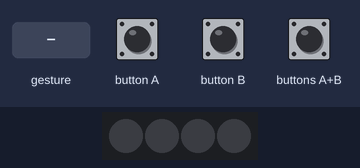
This program was run on a simulated BBC micro:bit (MakeCode). On the bench: 4 RGB LEDs in strip order, left to right. The inputs (shaded band) are chosen by the test bench. Dim RGB values are drawn brighter than linear; a tilt is held for 1.5 s and a shake lasts 1 s, then the board lies face up again.

Above: at 1.2 s.
1.3 s: button A pressed for 0.15 s
At 2.1 s:
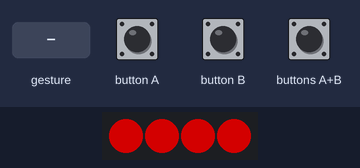
2.9 s: button B pressed for 0.15 s
At 3.3 s:
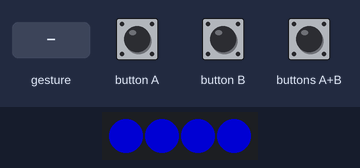
4.5 s: buttons A+B pressed for 0.15 s
At 5.7 s:
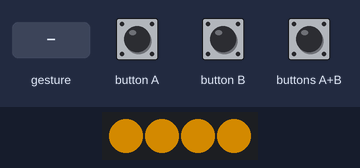
6.1 s: gesture 'shake'
At 7.5 s:
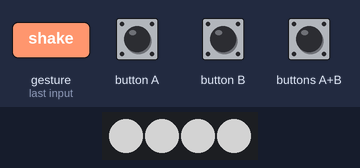
7.8 s: buttons A+B pressed for 1 s
At 9.5 s:
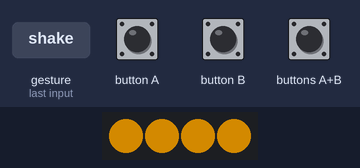
Timing chart, 0 to 11.0 s (numbered marks = the images above; inputs shaded):
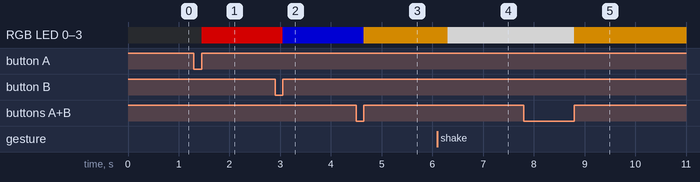

The program:

main.ts
```typescript
input.onButtonPressed(Button.A, function () {
    robotbit.rgb().showColor(neopixel.colors(NeoPixelColors.Red))
})
input.onGesture(Gesture.Shake, function () {
    robotbit.rgb().showColor(neopixel.colors(NeoPixelColors.White))
})
input.onButtonPressed(Button.AB, function () {
    robotbit.rgb().showColor(neopixel.colors(NeoPixelColors.Orange))
})
input.onButtonPressed(Button.B, function () {
    robotbit.rgb().showColor(neopixel.colors(NeoPixelColors.Blue))
})
basic.forever(function () {

})
```

test.ts
```typescript
// 在這裡測試；當此封包作為擴充功能時，將不會編譯此內容。
```

Measured:
- after the input at 1.3 s, RGB LED 0–3: off → RGB(127, 0, 0) after 0.15 s
- after the input at 2.9 s, RGB LED 0–3: RGB(127, 0, 0) → RGB(0, 0, 127) after 0.15 s
- after the input at 4.5 s, RGB LED 0–3: RGB(0, 0, 127) → RGB(127, 82, 0) after 0.15 s
- after the input at 6.1 s, RGB LED 0–3: RGB(127, 82, 0) → RGB(127, 127, 127) after 0.20 s
- after the input at 7.8 s, RGB LED 0–3: RGB(127, 127, 127) → RGB(127, 82, 0) after 1.0 s
